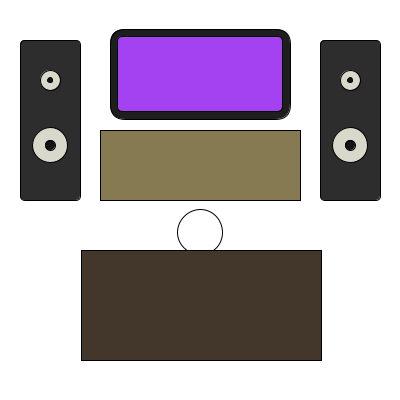
Frame 1 (no input)
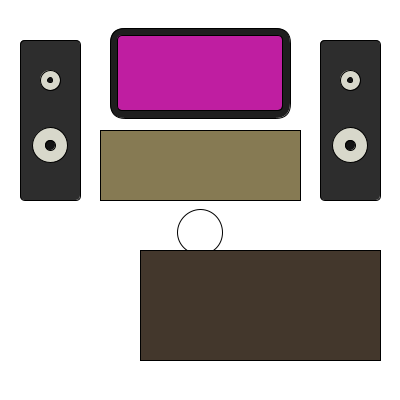
Frame 60 (the mouse pressed at the canvas centre just before this capture)
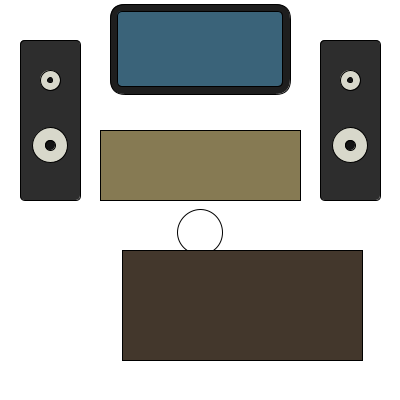
Frame 120 (the mouse held since frame 60 and released just before this capture)

The Processing sketch that drew these frames (run headless with seeded random() and noise(); from frame 60 on, the mouse is pressed at the canvas centre):

// Processing sketch: processing_133205
// ── processing_133205.pde

void setup(){
  size (400,400);
}

int x = 80;
int speed = 1;

int tv = 30;
int speedtv = -1;

int R = 75; // grey off tv screen
int G = 75;
int B = 75;

int xPos = 200; // Person starting x pos.
int yPos = 232; // Person starting y pos.

void draw(){
  background(255); 
  
  fill(45);
  rect(20, 40, 60, 160, 5); //left speaker
  fill(216, 216, 203);
  ellipse(50, 80, 20, 20); // Tweeter
  ellipse(50, 145, 35, 35); //Woofer
  fill(20);
  ellipse(50, 145, 10, 10); // small woofer
  ellipse(50, 80, 5, 5); // small tweeter
  
  fill(45);
  rect(320, 40, 60, 160, 5); //right speaker
  fill(216, 216, 203);
  ellipse(350, 80, 20, 20); // tweeter
  ellipse(350, 145, 35, 35); //woofer
  fill(20);
  ellipse(350, 145, 10, 10); //small woofer
  ellipse(350, 80, 5, 5); // small tweeter
  
  ////////////////
  tv = tv + speedtv;
  
  if ((tv > 40) || (tv < 0)){
    speedtv = speedtv * -1;
  } 
  
   R = (int)random(255);
   G = (int)random(255);
   B = (int)random(255);

  fill(30);
  rect(110, tv, 180, 90, 15); // tv
  fill(R, G, B); 
  rect(117, tv+7, 165, 75, 5); //screen
  
  fill(134, 122, 83);
  rect(100, 130, 200, 70, 0); // tv stand
  
  fill(255);
  ellipse(200, 232, 45, 45);// person
  //////
  x = x + speed;
  
  if ((x > width-240) || (x < 0)){
    speed = speed * -1;
  }
    
  fill(67, 55,44);
  rect(x, 250, 240, 110);// couch
}

void mouseClicked() { //TV changes to random colors when clicked
  if (R == 75 && G == 75 && B == 75) {
    R = (int)random(255); // sets random Red value
    G = (int)random(255); // sets random Green value
    B = (int)random(255); // sets random Blue value
  } else {
    R = 75;
    G = 75;
    B = 75;
  }
}

void keyPressed() {  // moves person left & right on couch
  if (key == CODED) {
    if (keyCode == LEFT) {
      if (xPos > 100) {    //stops person from moving left off couch
        xPos = xPos - 2; // moves person two pixels left per press
      } 
    }
    if (keyCode == RIGHT) { 
      if (xPos < 300) { //stops person from moving right off couch
        xPos = xPos + 2; // moves person two pixels right per press
      }
    }
  }
}
